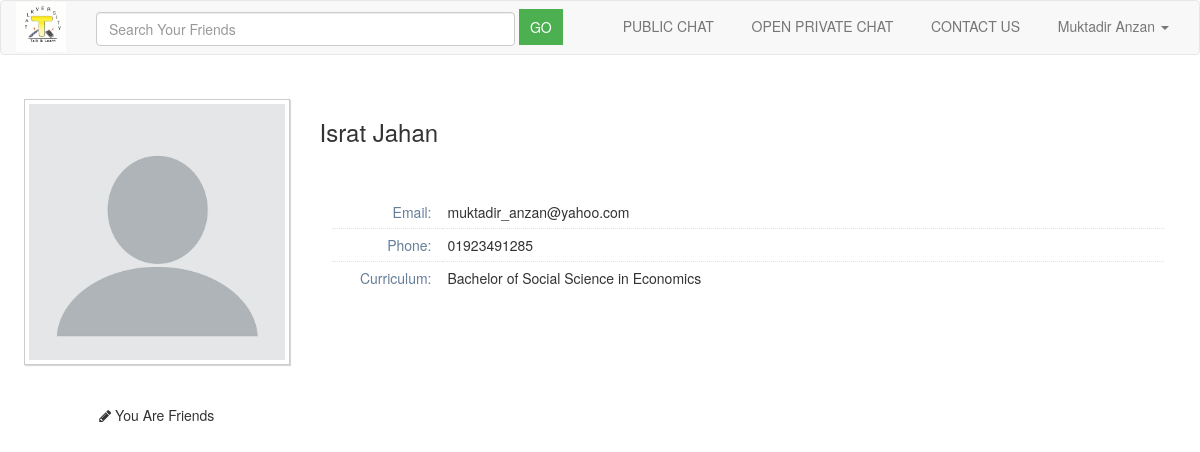
The page /profile.php?id=17 (signed in) on the database its author committed.
### tables this page shows
CREATE TABLE `tbl_user` (
  `id` int(10) NOT NULL,
  `full_name` varchar(100) NOT NULL,
  `email` varchar(255) NOT NULL,
  `phone` varchar(100) NOT NULL,
  `password` varchar(255) NOT NULL,
  `curriculum` varchar(100) NOT NULL,
  `image` varchar(200) NOT NULL
);

### profile.php (the view, shortened to what this page needs)
<?php
include('database_connection.php');
?>
<head>
	<link href="https://cdnjs.cloudflare.com/ajax/libs/twitter-bootstrap/3.3.7/css/bootstrap.min.css" rel="stylesheet" id="bootstrap-css">
	<link rel="stylesheet" href="https://maxcdn.bootstrapcdn.com/font-awesome/4.3.0/css/font-awesome.min.css">
	</head>
	<body>
        <nav class="navbar navbar-default">
			<div class="container-fluid">
				<div class="navbar-header">
				<a class="navbar-brand" href="#">
				   <img alt="Brand" src="logo.jpg" style="max-width:50px; margin-top: -14px;">
			    </a>
				</div>
				<div class="collapse navbar-collapse" id="bs-example-navbar-collapse-1">
			        <form action="result.php" method="POST" class="navbar-form navbar-left">
                        <div class="form-group">
                          <input type="text" class="form-control"  name="name" id="name" size="50" autocomplete="off" placeholder="Search Your Friends">
                        </div>
                        <input type="submit" name="result" style="background-color: #4CAF50; border: none; color: white; padding: 8px 11px; cursor: pointer;" value="GO">
                    </form>
					<ul class="nav navbar-nav navbar-right">
						<li><a href="index.php">PUBLIC CHAT&nbsp;&nbsp;</a></li>
						<li><a href="create_chat.php">OPEN PRIVATE CHAT&nbsp;&nbsp;</a></li>
						<li><a href="#">CONTACT US&nbsp;&nbsp;</a></li>
						<li class="dropdown">
						<a  class="dropdown-toggle" data-toggle="dropdown" role="button" aria-haspopup="true" aria-expanded="false"><?php echo $_SESSION['username']; ?> <span class="caret"></span></a>
						</li>
					</ul>
				</div>
			</div>
		</nav>
		<div id="user-profile-2" class="user-profile">
			<div class="tabbable">
				<div class="tab-content no-border padding-24">
					<div id="home" class="tab-pane in active">
				    <?php
					    if(isset($_REQUEST['id']) || $_GET)
                        {
                            $id=$_REQUEST['id'];
                            $id1=$_GET['id'];
                            $statement = $connect->prepare("SELECT * FROM tbl_user WHERE id=?");
                            $statement->execute(array($id));
                            $result = $statement->fetchAll(PDO::FETCH_ASSOC);
                    ?>
						<div class="row">
							<div class="col-xs-12 col-sm-3 center">
						    <?php
	                            foreach($result as $row) {
                            ?>
								<span class="profile-picture">
									<img class="editable img-responsive" alt=" Avatar" id="avatar2" src="<?php echo $row['image']; ?>">
								</span>
							<?php
								}
							?>
								<br><br>
	                            <?php
	                            $uid=$_SESSION['user_id'];
	                            $statement1 = $connect->prepare("SELECT * FROM friend_request WHERE (request_from=? AND request_to=?) OR (request_from=? AND request_to=?)");
                                $statement1->execute(array($uid,$id,$id,$uid));
                                $result1 = $statement1->rowCount();
                                $statement2 = $connect->prepare("SELECT * FROM friendlist WHERE (friend1=? AND friend2=?) OR (friend1=? AND friend2=?)");
                                $statement2->execute(array($uid,$id,$id,$uid));
                                $result2 = $statement2->rowCount();
                                $statement3 = $connect->prepare("SELECT * FROM friendlist WHERE (friend1=? AND friend2=?) OR (friend1=? AND friend2=?)");
                                $statement3->execute(array($uid,$id1,$id1,$uid));
                                $result3 = $statement3->rowCount();
	                            if($result1 >0){
                                ?>
									<i class="ace-icon fa fa-pencil bigger-120"></i>
									<span class="bigger-110">Friend Request Pending</span>
								<?php
	                            }
	                            else if($result2 >0 || $result3 >0){
                                ?>
                                <i class="ace-icon fa fa-pencil bigger-120"></i>
								<span class="bigger-110">You Are Friends</span>
								<?php
	                            }
	                            ?>
							</div>
							<?php
	                        foreach($result as $row) {
                            ?>
							<div class="col-xs-12 col-sm-9">
								<h3 class="blue">
									<span class="middle"><?php echo $row['full_name']; ?></span>
								</h3>
								<br><br>
								<div class="profile-user-info">
									<div class="profile-info-row">
										<div class="profile-info-name"> Email: </div>
										<div class="profile-info-value">
											<span><?php echo $row['email']; ?></span>
										</div>
									</div>
									<div class="profile-info-row">
										<div class="profile-info-name"> Phone:  </div>
										<div class="profile-info-value">
											<span><?php echo  $row['phone']; ?></span>
										</div>
									</div>
									<div class="profile-info-row">
										<div class="profile-info-name"> Curriculum: </div>
										<div class="profile-info-value">
											<span><?php echo  $row['curriculum']; ?></span>
										</div>
									</div>
								</div>
								<?php
	                        }
                        }
                                ?>
					</div>
				</div>
			</div>
		</div>
	</body>

### profile.php (style rules this page uses)
body { margin-top:0px; }
.align-center, .center { text-align: center!important; }
.profile-user-info { display: table; width: 98%; width: calc(100% - 24px); margin: 0 auto }
.profile-info-row { display: table-row }
.profile-info-name, .profile-info-value { display: table-cell; border-top: 1px dotted #D5E4F1 }
.profile-info-name { text-align: right; padding: 6px 10px 6px 4px; font-weight: 400; color: #667E99; background-color: transparent; width: 110px; vertical-align: middle }
.profile-info-value { padding: 6px 4px 6px 6px }
.profile-info-row:first-child .profile-info-name, .profile-info-row:first-child .profile-info-value { border-top: none }
.profile-picture { border: 1px solid #CCC; background-color: #FFF; padding: 4px; display: inline-block; max-width: 100%; -webkit-box-sizing: border-box; -moz-box-sizing: border-box; box-sizing: border-box; box-shadow: 1px 1px 1px rgba(0, 0, 0, .15) }
.tab-content { border: 1px solid #C5D0DC; padding: 16px 12px; position: relative }
.tab-content.no-border { border: none; padding: 12px }
.tab-content.padding-24 { padding: 24px 18px }
.tab-content.no-border.padding-24 { padding: 24px }

### rows shown on the page
tbl_user: image (placeholder picture), full_name "Israt Jahan", email "muktadir_anzan@yahoo.com", phone "01923491285", curriculum "Bachelor of Social Science in Economics"

### other values the page prints
$_SESSION['username'] "Muktadir Anzan"
